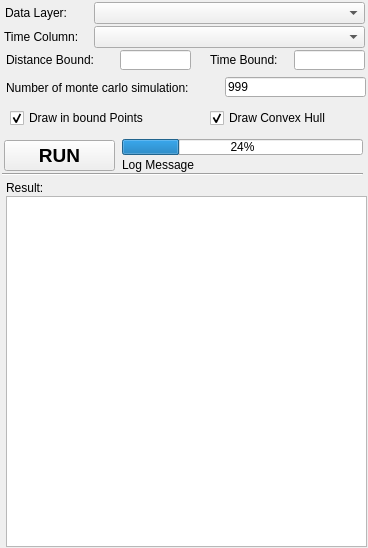
<?xml version="1.0" encoding="UTF-8"?>
<ui version="4.0">
 <class>Form_Parameter</class>
 <widget class="QWidget" name="Form_Parameter">
  <property name="geometry">
   <rect>
    <x>0</x>
    <y>0</y>
    <width>368</width>
    <height>548</height>
   </rect>
  </property>
  <property name="windowTitle">
   <string>Knox Statistic</string>
  </property>
  <widget class="QLabel" name="label">
   <property name="geometry">
    <rect>
     <x>5</x>
     <y>5</y>
     <width>81</width>
     <height>16</height>
    </rect>
   </property>
   <property name="text">
    <string>Data Layer:</string>
   </property>
  </widget>
  <widget class="QComboBox" name="cmbLayer">
   <property name="geometry">
    <rect>
     <x>94</x>
     <y>2</y>
     <width>271</width>
     <height>22</height>
    </rect>
   </property>
  </widget>
  <widget class="QComboBox" name="cmbTimeColumn">
   <property name="geometry">
    <rect>
     <x>94</x>
     <y>26</y>
     <width>271</width>
     <height>22</height>
    </rect>
   </property>
  </widget>
  <widget class="QLabel" name="label_4">
   <property name="geometry">
    <rect>
     <x>4</x>
     <y>29</y>
     <width>91</width>
     <height>16</height>
    </rect>
   </property>
   <property name="text">
    <string>Time Column:</string>
   </property>
  </widget>
  <widget class="QLabel" name="label_9">
   <property name="geometry">
    <rect>
     <x>6</x>
     <y>180</y>
     <width>131</width>
     <height>16</height>
    </rect>
   </property>
   <property name="text">
    <string>Result:</string>
   </property>
  </widget>
  <widget class="QProgressBar" name="progressBar">
   <property name="geometry">
    <rect>
     <x>122</x>
     <y>139</y>
     <width>241</width>
     <height>16</height>
    </rect>
   </property>
   <property name="value">
    <number>24</number>
   </property>
  </widget>
  <widget class="QLineEdit" name="edtNumSimul">
   <property name="geometry">
    <rect>
     <x>225</x>
     <y>77</y>
     <width>141</width>
     <height>20</height>
    </rect>
   </property>
   <property name="text">
    <string>999</string>
   </property>
   <property name="alignment">
    <set>Qt::AlignLeading|Qt::AlignLeft|Qt::AlignVCenter</set>
   </property>
  </widget>
  <widget class="QCheckBox" name="chkConvexHull">
   <property name="geometry">
    <rect>
     <x>210</x>
     <y>110</y>
     <width>151</width>
     <height>16</height>
    </rect>
   </property>
   <property name="text">
    <string>Draw Convex Hull</string>
   </property>
   <property name="checked">
    <bool>true</bool>
   </property>
  </widget>
  <widget class="Line" name="line">
   <property name="geometry">
    <rect>
     <x>2</x>
     <y>166</y>
     <width>361</width>
     <height>16</height>
    </rect>
   </property>
   <property name="orientation">
    <enum>Qt::Horizontal</enum>
   </property>
  </widget>
  <widget class="QPlainTextEdit" name="txtResult">
   <property name="geometry">
    <rect>
     <x>6</x>
     <y>196</y>
     <width>361</width>
     <height>351</height>
    </rect>
   </property>
   <property name="readOnly">
    <bool>true</bool>
   </property>
  </widget>
  <widget class="QLabel" name="lbl_log">
   <property name="geometry">
    <rect>
     <x>122</x>
     <y>155</y>
     <width>241</width>
     <height>20</height>
    </rect>
   </property>
   <property name="text">
    <string>Log Message</string>
   </property>
  </widget>
  <widget class="QLabel" name="label_2">
   <property name="geometry">
    <rect>
     <x>6</x>
     <y>80</y>
     <width>211</width>
     <height>16</height>
    </rect>
   </property>
   <property name="text">
    <string>Number of monte carlo simulation:</string>
   </property>
  </widget>
  <widget class="QPushButton" name="btnRun">
   <property name="geometry">
    <rect>
     <x>4</x>
     <y>140</y>
     <width>111</width>
     <height>31</height>
    </rect>
   </property>
   <property name="font">
    <font>
     <family>Tahoma</family>
     <pointsize>14</pointsize>
     <weight>75</weight>
     <bold>true</bold>
    </font>
   </property>
   <property name="text">
    <string>RUN</string>
   </property>
  </widget>
  <widget class="QCheckBox" name="chkBoundPoint">
   <property name="geometry">
    <rect>
     <x>10</x>
     <y>110</y>
     <width>151</width>
     <height>16</height>
    </rect>
   </property>
   <property name="text">
    <string>Draw in bound Points</string>
   </property>
   <property name="checked">
    <bool>true</bool>
   </property>
  </widget>
  <widget class="QLineEdit" name="edtTimeBound">
   <property name="geometry">
    <rect>
     <x>294</x>
     <y>50</y>
     <width>71</width>
     <height>20</height>
    </rect>
   </property>
   <property name="text">
    <string/>
   </property>
  </widget>
  <widget class="QLineEdit" name="edtDistBound">
   <property name="geometry">
    <rect>
     <x>120</x>
     <y>50</y>
     <width>71</width>
     <height>20</height>
    </rect>
   </property>
   <property name="text">
    <string/>
   </property>
  </widget>
  <widget class="QLabel" name="label_5">
   <property name="geometry">
    <rect>
     <x>210</x>
     <y>52</y>
     <width>81</width>
     <height>16</height>
    </rect>
   </property>
   <property name="text">
    <string>Time Bound:</string>
   </property>
  </widget>
  <widget class="QLabel" name="label_3">
   <property name="geometry">
    <rect>
     <x>6</x>
     <y>52</y>
     <width>101</width>
     <height>16</height>
    </rect>
   </property>
   <property name="text">
    <string>Distance Bound:</string>
   </property>
  </widget>
 </widget>
 <resources/>
 <connections/>
</ui>
